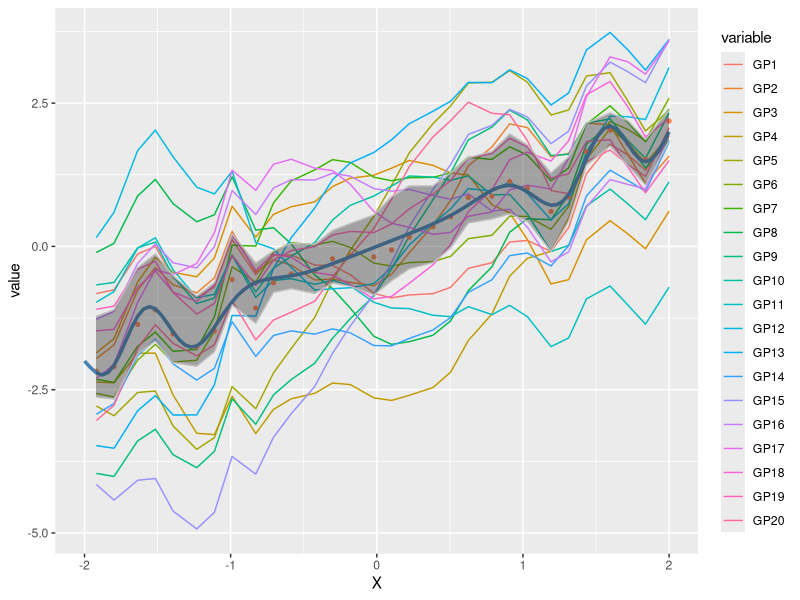
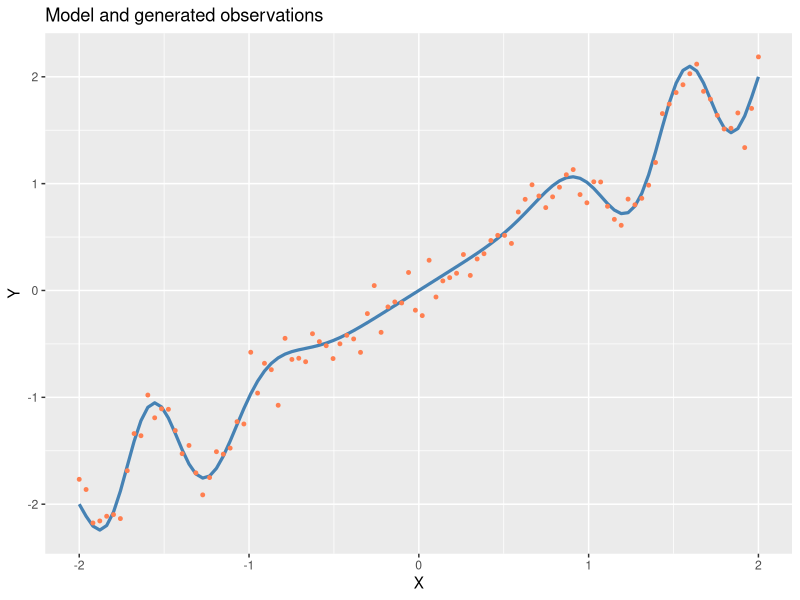

These charts were generated, in order, by the following R code:
## Preamble and imports
rm(list=ls())
seed = 330
set.seed(seed)
library(ggplot2)
library(MASS)
library(reshape)

## Parameters
t0 = -2
t1 = 2
N = 100 # plotting resolution
M = 30 # sampling density (M \le N)
sig = 0.15 # y = f(x) + e where e ~ N(0, sig)

## Define the model f(x)
mod = function(x){
    return(sin(pi*x^2)*exp(-(x^2))*x^4 + x)
}

## Generate some observations
xs_plot = seq(t0, t1, length.out=N)
ys_plot_no_noise = mod(xs_plot)
ys_plot = ys_plot_no_noise + rnorm(N, mean=0, sd=sig)
# ixs = sample(1:N, M, replace=FALSE) # randomly collocated
ixs = floor((1:M)*(N/M)) # equally spaced
xs = xs_plot[ixs]
ys = ys_plot[ixs]

## Plot the true function and the noisy observations
plt_obs = ggplot(data.frame(x=xs_plot, yo=ys_plot, yt=ys_plot_no_noise)) +
    geom_line(aes(x=x, y=yt), color="steelblue", size=1.1) +
    geom_point(aes(x=x, y=yo), color="coral", size=1) +
    labs(x="X", y="Y", title="Model and generated observations")


# src: https://www.cs.toronto.edu/~hinton/csc2515/notes/gp_slides_fall08.pdf
kernel = function(x1, x2){
    # return(exp(-(x1-x2)^2/abs(t0-t1)))
    return(exp(-(x1-x2)^2))
}
S = outer(xs, xs, kernel) # covariance matrix computation
# means are the observed values

## Plot a handful of draws from this process
K = 20 # number of draws
qs = c(0.3, 0.7) # posterior quantile for ribbon plot
gpdraws = mvrnorm(K, ys, S)
df_gp_ex = data.frame(t(gpdraws))
names(df_gp_ex) = paste(rep("GP", K), 1:K, sep="")
df_gp_ex$X = xs
df_gp_ex_m = melt(df_gp_ex, id=c("X"))
df_gp_ex_qs = data.frame(
    t(apply(gpdraws, 2, function(x){quantile(x, qs)}))
)
names(df_gp_ex_qs) = c("q0", "q1")
df_gp_ex_qs$x = xs
plt_ex_gp = ggplot(data=df_gp_ex) +
    geom_line(data=df_gp_ex_m, aes(x=X, y=value, color=variable)) +
    geom_point(data=data.frame(x=xs, y=ys),
               aes(x=x, y=y), color="coral", size=1.1) +
    geom_line(data=data.frame(x=xs_plot, y=ys_plot_no_noise),
              aes(x=x, y=y), color="steelblue", size=1.2) +
    geom_ribbon(data=df_gp_ex_qs,
                aes(ymin=q0, ymax=q1, x=x), alpha=0.4, color="grey")
